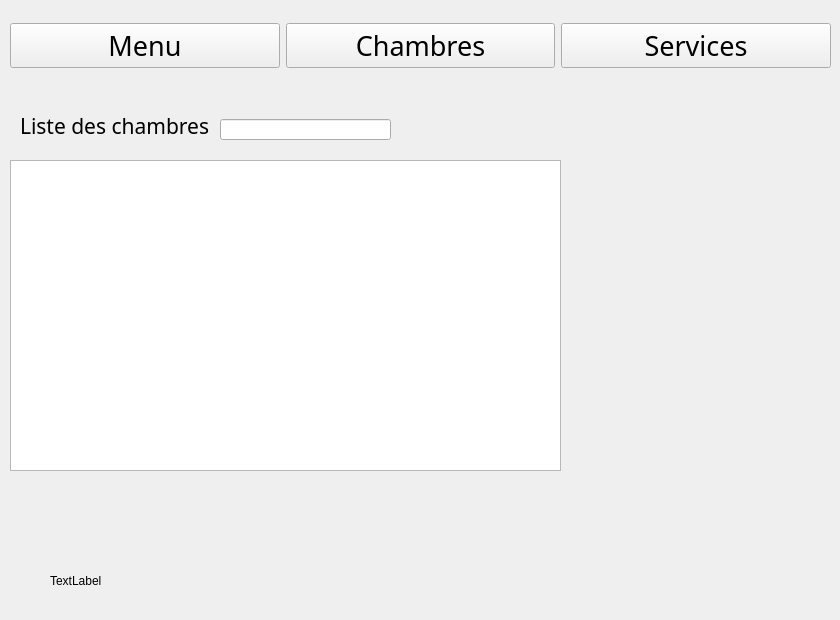
        <widget class="QWidget" name="Chambres">
         <widget class="QTableView" name="tableView_chambres">
          <property name="geometry">
           <rect>
            <x>10</x>
            <y>160</y>
            <width>551</width>
            <height>311</height>
           </rect>
          </property>
         </widget>
         <widget class="QPushButton" name="ajouter_chambre">
          <property name="geometry">
           <rect>
            <x>740</x>
            <y>220</y>
            <width>41</width>
            <height>41</height>
           </rect>
          </property>
          <property name="styleSheet">
           <string notr="true">#ajouter_chambre{
background-color: transparent;
border-image: url(:/pics/pics/add.png);
background: none;
border: none;
background-repeat: none;
}</string>
          </property>
          <property name="text">
           <string/>
          </property>
         </widget>
         <widget class="QLineEdit" name="lineEdit_rechercherChambre">
          <property name="geometry">
           <rect>
            <x>220</x>
            <y>119</y>
            <width>171</width>
            <height>21</height>
           </rect>
          </property>
         </widget>
         <widget class="QPushButton" name="pushButton_rechercherChambre">
          <property name="geometry">
           <rect>
            <x>400</x>
            <y>110</y>
            <width>41</width>
            <height>31</height>
           </rect>
          </property>
          <property name="styleSheet">
           <string notr="true">#pushButton_rechercherChambre{
background-color: transparent;
border-image: url(:/pics/pics/search.png);
background: none;
border: none;
background-repeat: none;
}</string>
          </property>
          <property name="text">
           <string/>
          </property>
         </widget>
         <widget class="QWidget" name="horizontalLayoutWidget">
          <property name="geometry">
           <rect>
            <x>10</x>
            <y>20</y>
            <width>821</width>
            <height>51</height>
           </rect>
          </property>
          <layout class="QHBoxLayout" name="horizontalLayout_62">
           <item>
            <widget class="QPushButton" name="pushButton_petitMenu">
             <property name="font">
              <font>
               <family>Quicksand SemiBold</family>
               <pointsize>20</pointsize>
               <weight>50</weight>
               <bold>false</bold>
               <kerning>false</kerning>
              </font>
             </property>
             <property name="text">
              <string>Menu</string>
             </property>
            </widget>
           </item>
           <item>
            <widget class="QPushButton" name="pushButton_Chambres">
             <property name="font">
              <font>
               <family>Quicksand SemiBold</family>
               <pointsize>20</pointsize>
               <weight>50</weight>
               <bold>false</bold>
              </font>
             </property>
             <property name="text">
              <string>Chambres</string>
             </property>
            </widget>
           </item>
           <item>
            <widget class="QPushButton" name="pushButton_Services">
             <property name="font">
              <font>
               <family>Quicksand SemiBold</family>
               <pointsize>20</pointsize>
               <weight>50</weight>
               <bold>false</bold>
              </font>
             </property>
             <property name="text">
              <string>Services</string>
             </property>
            </widget>
           </item>
          </layout>
         </widget>
         <widget class="QPushButton" name="pushButton_triChambre">
          <property name="geometry">
           <rect>
            <x>740</x>
            <y>350</y>
            <width>41</width>
            <height>41</height>
           </rect>
          </property>
          <property name="styleSheet">
           <string notr="true">#pushButton_triChambre{
background-color: transparent;
border-image: url(:/pics/pics/sort.png);
background: none;
border: none;
background-repeat: none;
}</string>
          </property>
          <property name="text">
           <string/>
          </property>
         </widget>
         <widget class="QLabel" name="label_listeCahmbre">
          <property name="geometry">
           <rect>
            <x>20</x>
            <y>110</y>
            <width>191</width>
            <height>31</height>
           </rect>
          </property>
          <property name="font">
           <font>
            <family>Quicksand SemiBold</family>
            <pointsize>16</pointsize>
            <weight>50</weight>
            <bold>false</bold>
           </font>
          </property>
          <property name="text">
           <string>Liste des chambres</string>
          </property>
         </widget>
         <widget class="QPushButton" name="pushButton_StatService">
          <property name="geometry">
           <rect>
            <x>740</x>
            <y>400</y>
            <width>41</width>
            <height>51</height>
           </rect>
          </property>
          <property name="styleSheet">
           <string notr="true">#pushButton_StatService{
background-color: transparent;
border-image: url(:/pics/pics/stats.png);
background: none;
border: none;
background-repeat: none;
}</string>
          </property>
          <property name="text">
           <string/>
          </property>
         </widget>
         <widget class="QPushButton" name="supprimer_chambre">
          <property name="geometry">
           <rect>
            <x>740</x>
            <y>280</y>
            <width>41</width>
            <height>41</height>
           </rect>
          </property>
          <property name="font">
           <font>
            <family>Quicksand SemiBold</family>
            <pointsize>11</pointsize>
            <weight>50</weight>
            <bold>false</bold>
           </font>
          </property>
          <property name="styleSheet">
           <string notr="true">#supprimer_chambre{
background-color: transparent;
border-image: url(:/pics/pics/trashSahar.png);
background: none;
border: none;
background-repeat: none;
}</string>
          </property>
          <property name="text">
           <string/>
          </property>
         </widget>
         <widget class="QLabel" name="animation_chambre">
          <property name="geometry">
           <rect>
            <x>50</x>
            <y>550</y>
            <width>71</width>
            <height>61</height>
           </rect>
          </property>
          <property name="text">
           <string>TextLabel</string>
          </property>
         </widget>
        </widget>
